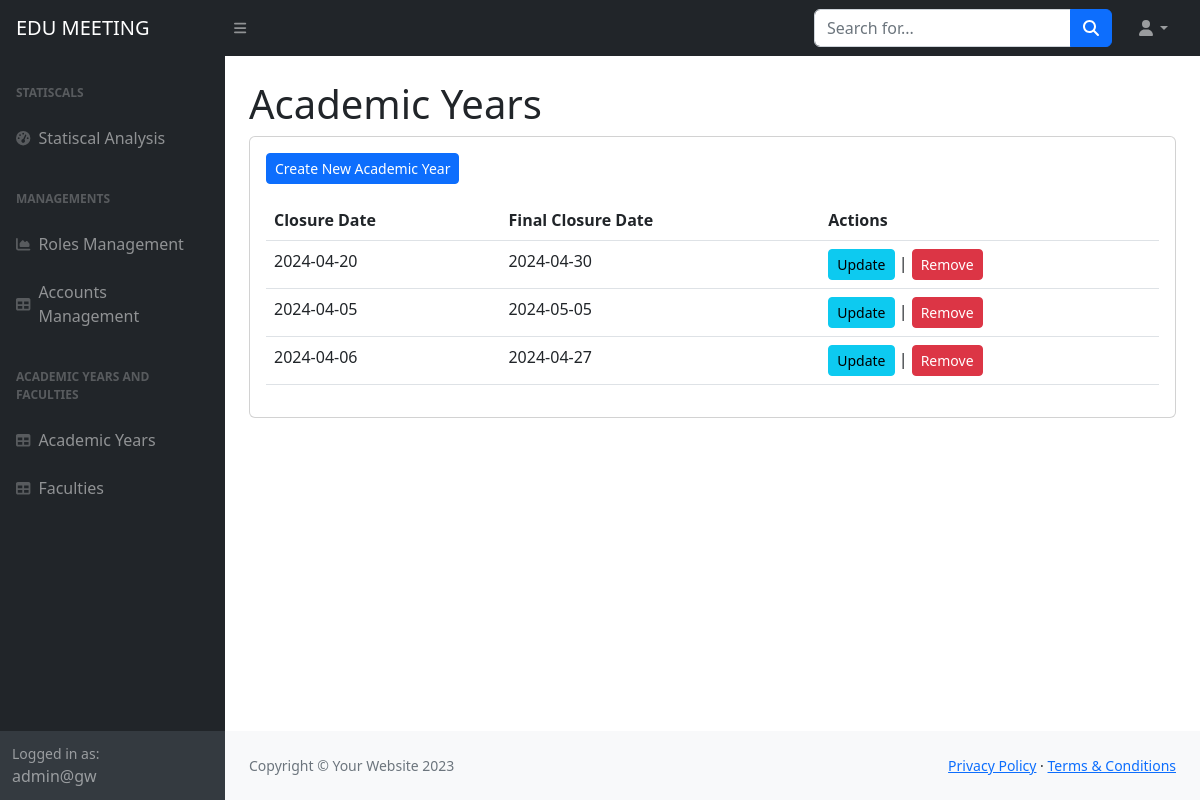
The app's page /academic-years/ (signed in) with its own data.
### home/models.py (models this page shows, shortened)
class AcademicYear(models.Model):
    closure = models.DateTimeField()
    finalClosure = models.DateTimeField()

### home/views.py (the view)
# urls.py: path('academic-years/', views.list_academic_years, name='list_academic_years'),
def list_academic_years(request):
    if not is_admins(request.user):
        return redirect('error_404')
    academic_years = AcademicYear.objects.all()
    return render(request, 'list_academic_years.html', {'academic_years': academic_years})

### home/views.py (called while the page is built)
def is_admins(user):
    return user.is_authenticated and user.userprofile.roles.filter(name='admin').exists()

### templates/list_academic_years.html (shortened to what this page needs)
{%load static%}
<!DOCTYPE html>
<html lang="en">
    <head>
        <link href="https://cdn.jsdelivr.net/npm/simple-datatables@7.1.2/dist/style.min.css" rel="stylesheet" />
        <link href="{% static 'css/styles.css' %}" rel="stylesheet" />
    </head>
    <body class="sb-nav-fixed">
        <nav class="sb-topnav navbar navbar-expand navbar-dark bg-dark">
            <a class="navbar-brand ps-3" href="{% url "home" %}">EDU MEETING</a>
            <button class="btn btn-link btn-sm order-1 order-lg-0 me-4 me-lg-0" id="sidebarToggle" href="#!"><i class="fas fa-bars"></i></button>
            <form class="d-none d-md-inline-block form-inline ms-auto me-0 me-md-3 my-2 my-md-0">
                <div class="input-group">
                    <input class="form-control" type="text" placeholder="Search for..." aria-label="Search for..." aria-describedby="btnNavbarSearch" />
                    <button class="btn btn-primary" id="btnNavbarSearch" type="button"><i class="fas fa-search"></i></button>
                </div>
            </form>
            <ul class="navbar-nav ms-auto ms-md-0 me-3 me-lg-4">
                <li class="nav-item dropdown">
                    <a class="nav-link dropdown-toggle" id="navbarDropdown" href="#" role="button" data-bs-toggle="dropdown" aria-expanded="false"><i class="fas fa-user fa-fw"></i></a>
                </li>
            </ul>
        </nav>
        <div id="layoutSidenav">
            <div id="layoutSidenav_nav">
                <nav class="sb-sidenav accordion sb-sidenav-dark" id="sidenavAccordion">
                    <div class="sb-sidenav-menu">
                        <div class="nav">
                            <div class="sb-sidenav-menu-heading">Statiscals</div>
                            <a class="nav-link" href="{% url "statistical_analysis" %}">
                                <div class="sb-nav-link-icon"><i class="fas fa-tachometer-alt"></i></div>
                                Statiscal Analysis
                            </a>
                            <div class="sb-sidenav-menu-heading">Managements</div>
                            <a class="nav-link" href="{% url "role_list" %}">
                                <div class="sb-nav-link-icon"><i class="fas fa-chart-area"></i></div>
                                Roles Management
                            </a>
                            <a class="nav-link" href="{% url "account_list" %}">
                                <div class="sb-nav-link-icon"><i class="fas fa-table"></i></div>
                                Accounts Management
                            </a>
                            <div class="sb-sidenav-menu-heading">Academic Years and Faculties</div>
                            <a class="nav-link" href="{% url "list_academic_years" %}">
                                <div class="sb-nav-link-icon"><i class="fas fa-table"></i></div>
                                Academic Years
                            </a>
                            <a class="nav-link" href="{% url "list_faculties" %}">
                                <div class="sb-nav-link-icon"><i class="fas fa-table"></i></div>
                                Faculties
                            </a>
                        </div>
                    </div>
                    <div class="sb-sidenav-footer">
                        <div class="small">Logged in as:</div>
                        {{request.user.username}}
                    </div>
                </nav>
            </div>
            <div id="layoutSidenav_content">
                <main>
                    <div class="container-fluid px-4">
                        <h1 class="mt-4">Academic Years</h1>
                        <div class="card mb-4">
                            <div class="card-body">
                              <form method="post" enctype="">
                                <a href="{% url 'create_academic_year' %}" class="btn btn-primary btn-sm">Create New Academic Year</a>
                                <table class="table mt-3">
                                  <thead class="thead-dark">
                                    <tr>
                                      <th scope="col">Closure Date</th>
                                      <th scope="col">Final Closure Date</th>
                                      <th scope="col">Actions</th>
                                    </tr>
                                  </thead>
                                  <tbody>
                                    {% for year in academic_years %}
                                    <tr>
                                      <td>{{ year.closure|date:"Y-m-d" }}</td>
                                      <td>{{ year.finalClosure|date:"Y-m-d" }}</td>
                                      <td>
                                        <a href="{% url 'update_academic_year' year.id %}" class="btn btn-info btn-sm">Update</a> |
                                        <a href="{% url 'remove_academic_year' year.id %}" class="btn btn-danger btn-sm" onclick="return confirm('Are you sure?');">Remove</a>
                                      </td>
                                    </tr>
                                    {% endfor %}
                                  </tbody>
                                </table>
                              </form>
                            </div>
                        </div>
                    </div>
                </main>
                <footer class="py-4 bg-light mt-auto">
                    <div class="container-fluid px-4">
                        <div class="d-flex align-items-center justify-content-between small">
                            <div class="text-muted">Copyright &copy; Your Website 2023</div>
                            <div>
                                <a href="#">Privacy Policy</a>
                                &middot;
                                <a href="#">Terms &amp; Conditions</a>
                            </div>
                        </div>
                    </div>
                </footer>
            </div>
        </div>
    </body>
</html>

### records on screen
AcademicYear: closure "2024-04-20", finalClosure "2024-04-30"
AcademicYear: closure "2024-04-05", finalClosure "2024-05-05"
AcademicYear: closure "2024-04-06", finalClosure "2024-04-27"

### other values on screen
{{ request.user.username }} "admin@gw"
